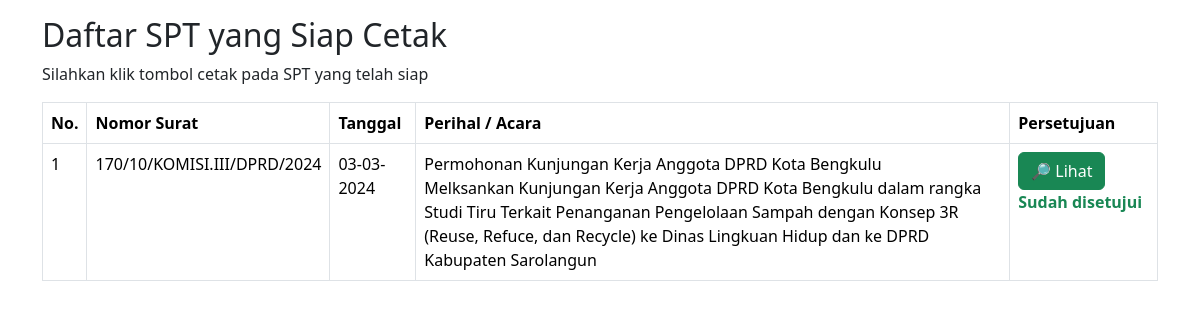
Page /cesptanggota.php on the committed database.
### tables this page shows
CREATE TABLE `pesertakegiatan` (
  `idPeserta` int(20) NOT NULL,
  `idSurat` int(11) NOT NULL,
  `id_login` int(30) NOT NULL,
  `Setuju` enum('Setuju','Tidak Setuju') DEFAULT 'Tidak Setuju',
  `WaktuSetuju` datetime DEFAULT current_timestamp()
);

CREATE TABLE `headersurat` (
  `IdSurat` int(11) NOT NULL,
  `NomorSurat` varchar(50) NOT NULL,
  `SifatSurat` varchar(30) DEFAULT NULL,
  `Lampiran` varchar(30) DEFAULT NULL,
  `Perihal` text DEFAULT NULL,
  `TglSurat` date NOT NULL DEFAULT current_timestamp(),
  `TujuanSurat` text NOT NULL,
  `TanggalAwal` date NOT NULL DEFAULT current_timestamp(),
  `TanggalAkhir` date NOT NULL DEFAULT current_timestamp(),
  `TempatKegiatan` text NOT NULL,
  `AcaraKegiatan` text NOT NULL,
  `AlatAngkutan` varchar(20) DEFAULT NULL,
  `ValidasiSPPDKabag` tinyint(1) DEFAULT 0,
  `NoSPTAnggotaDewan` varchar(50) DEFAULT NULL,
  `WaktuPengesahanSPTKetua` datetime DEFAULT current_timestamp(),
  `ValidasiSPTKabag` tinyint(1) NOT NULL DEFAULT 0,
  `ValidasiSPTSekwan` tinyint(1) NOT NULL DEFAULT 0,
  `WaktuPengesahanSPTSekwan` datetime DEFAULT current_timestamp(),
  `ValidasiSPTKetua` tinyint(1) NOT NULL DEFAULT 0
);

### cesptanggota.php (the view, shortened to what this page needs)
<?php   if (!isset($_SESSION)) session_start();
		include('koneksi.db.php');
            $sql="SELECT distinct h.*,ps.*,p.* FROM `headersurat` h INNER JOIN pesertakegiatan ps ON h.IdSurat = ps.idSurat INNER JOIN pengguna p ON ps.id_login=p.id_login WHERE h.ValidasiSPTKetua=1 group by h.IdSurat order by h.IdSurat Desc";
			$q=mysqli_query($koneksi, $sql);
			$r=mysqli_fetch_array($q);
			?>
<!DOCTYPE html>
<html lang="en">
<head>
  <link href="https://cdn.jsdelivr.net/npm/bootstrap@5.3.2/dist/css/bootstrap.min.css" rel="stylesheet">
</head>
<body>
<div class="container mt-3">
  <h2>Daftar SPT yang Siap Cetak</h2>
  <p>Silahkan klik tombol cetak pada SPT yang telah siap</p>
  <table class="table table-bordered">
    <thead>
    <th>No.</th>
        <th>Nomor Surat</th>
        <th>Tanggal</th>
        <th>Perihal / Acara</th>
        <th>Persetujuan</th>
    </thead>
    <tbody>
    <?php
      do {
      ?>
      <tr>
        <td><?php @$nmr++; echo $nmr;?></td>
        <td><?php echo $r['NomorSurat'];?></td>
        <td><?php echo date_format(date_create($r['TglSurat']),'d-m-Y');?></td>
        <td><?php echo $r['Perihal'].'<br>'.$r['AcaraKegiatan'];?></td>
        <td><a href="cetakspt.php?idSurat=<?php echo $r['idSurat'];?>" target="_blank" class="btn btn-success">🔎  Lihat</a>
            <?php if ($r['Setuju'] != 'Setuju') {;?><a href="cetakspt.php?idSurat=<?php echo $r['idSurat'];?>&id_login=<?php echo $r['id_login'];?>" class="btn btn-info" onclick="return confirm('Apakah anda setuju ?');">✅ Setuju</a></td>
      </tr>
      <?php } else {
        echo '<b class="text-success">Sudah disetujui</b>';
      }
    }while($r=mysqli_fetch_array($q)); ?>
    </tbody>
  </table>
</body>
</html>

### rows in the picture
pesertakegiatan: idSurat.NomorSurat "170/10/KOMISI.III/DPRD/2024", idSurat.TglSurat "03-03-2024", idSurat.Perihal "Permohonan Kunjungan Kerja Anggota DPRD Kota Bengkulu", idSurat.AcaraKegiatan "Melksankan Kunjungan Kerja Anggota DPRD Kota Bengkulu dalam rangka Studi Tiru Terkait Penanganan Pengelolaan Sampah dengan Konsep 3R (Reuse, Refuce, dan Recycle) ke Dinas Lingkuan Hidup dan ke DPRD Kabupaten Sarolangun", Setuju "Sudah disetujui"
